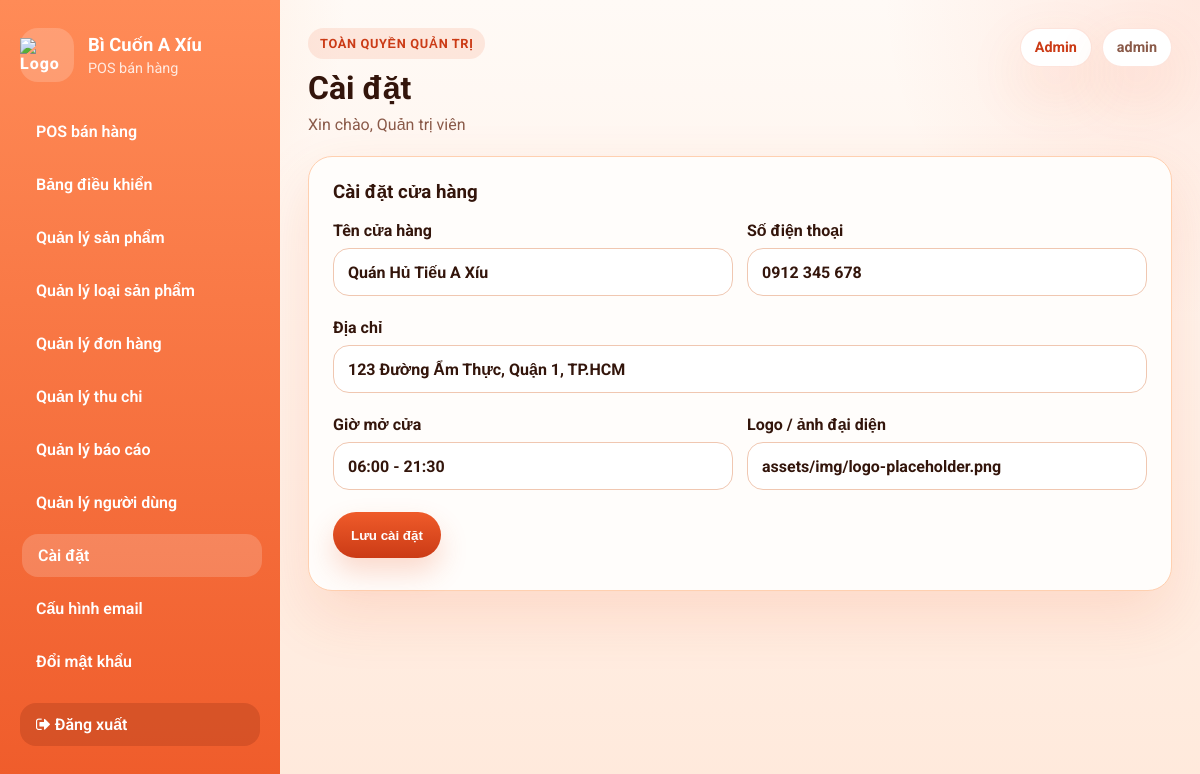
The app's page /admin/settings.php (signed in), older data.
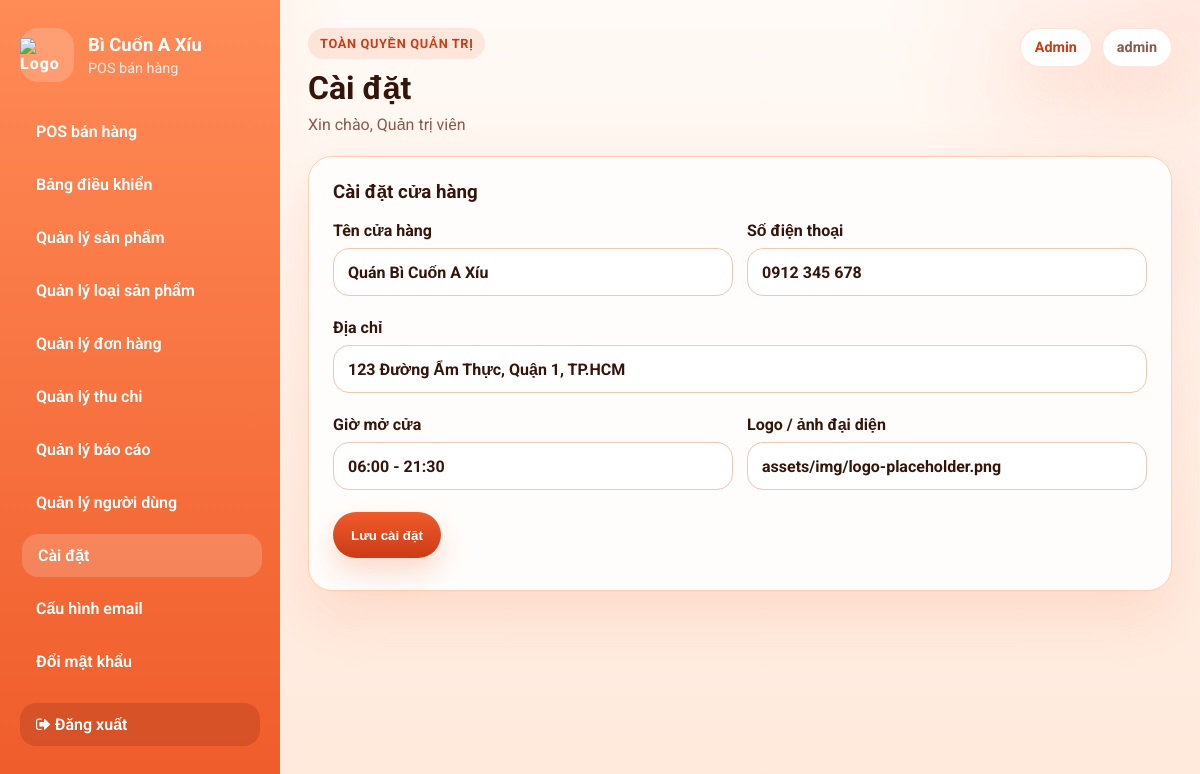
The same page, newer data.
### tables this page shows
CREATE TABLE settings (
  id INT AUTO_INCREMENT PRIMARY KEY,
  shop_name VARCHAR(150) NOT NULL,
  phone VARCHAR(50) NOT NULL,
  address VARCHAR(255) NOT NULL,
  open_hours VARCHAR(100) NOT NULL,
  logo_url VARCHAR(255) DEFAULT NULL
);

### admin/config.php (called while the page is built, shortened)
<?php
require_once __DIR__ . '/../config/db.php';
require_once __DIR__ . '/../config/helpers.php';
function adminNormalizeRole($role)
{
    $role = strtolower(trim((string) $role));
    return $role === ADMIN_ROLE ? ADMIN_ROLE : STAFF_ROLE;
}
function adminUserName()
{
    return (string) ($_SESSION['username'] ?? $_SESSION['admin_username'] ?? '');
}
function adminFullName()
{
    return (string) ($_SESSION['full_name'] ?? $_SESSION['admin_full_name'] ?? '');
}
function adminRole()
{
    return adminNormalizeRole($_SESSION['role'] ?? $_SESSION['admin_role'] ?? '');
}
function isAdmin()
{
    return adminRole() === ADMIN_ROLE;
}
function adminH($value)
{
    if (function_exists('h')) {
        return h($value);
    }
    return htmlspecialchars((string) $value, ENT_QUOTES, 'UTF-8');
}
function adminPrepare($sql)
{
    global $conn;
    $stmt = $conn->prepare($sql);
    return $stmt;
}
function adminCurrentPage()
{
    return basename($_SERVER['PHP_SELF'] ?? '');
}

### config/helpers.php (called while the page is built, shortened)
<?php
function h($s)
{
    return htmlspecialchars((string) $s, ENT_QUOTES, 'UTF-8');
}

### admin/helpers.php (called while the page is built, shortened)
<?php
function admin_get_setting_row()
{
    return admin_fetch_one('SELECT * FROM settings WHERE id = 1 LIMIT 1');
}
function admin_bind_and_execute($stmt, $types = '', array $params = [])
{
    if (!$stmt->execute()) {
        adminAbort('Lỗi truy vấn cơ sở dữ liệu: ' . $stmt->error, 500);
    }
    return $stmt;
}
function admin_fetch_all($sql, $types = '', array $params = [])
{
    $stmt = adminPrepare($sql);
    admin_bind_and_execute($stmt, $types, $params);
    $result = $stmt->get_result();
    $rows = $result ? $result->fetch_all(MYSQLI_ASSOC) : [];
    return $rows;
}
function admin_fetch_one($sql, $types = '', array $params = [])
{
    $rows = admin_fetch_all($sql, $types, $params);
    return $rows[0] ?? null;
}
function admin_role_label($role)
{
    return adminNormalizeRole($role) === ADMIN_ROLE ? 'Admin' : 'Nhân viên';
}

### admin/settings.php (the view, shortened to what this page needs)
<?php
require_once __DIR__ . '/config.php';
require_once __DIR__ . '/helpers.php';
$page_title = 'Cài đặt';
$setting = admin_get_setting_row() ?: [
    'shop_name' => 'Quán Bì Cuốn A Xíu',
    'phone' => '',
    'address' => '',
    'open_hours' => '',
    'logo_url' => '',
];
include __DIR__ . '/layout/header.php';
?>
<div class="panel">
    <div class="panel-header">
        <h3>Cài đặt cửa hàng</h3>
    </div>
    <form method="post" class="form-card">
        <div class="field">
            <label for="shop_name">Tên cửa hàng</label>
            <input id="shop_name" type="text" name="shop_name" value="<?= adminH($setting['shop_name']) ?>" required>
        </div>
        <div class="field">
            <label for="phone">Số điện thoại</label>
            <input id="phone" type="text" name="phone" value="<?= adminH($setting['phone']) ?>">
        </div>
        <div class="field field--full">
            <label for="address">Địa chỉ</label>
            <input id="address" type="text" name="address" value="<?= adminH($setting['address']) ?>">
        </div>
        <div class="field">
            <label for="open_hours">Giờ mở cửa</label>
            <input id="open_hours" type="text" name="open_hours" value="<?= adminH($setting['open_hours']) ?>" placeholder="06:00 - 21:30">
        </div>
        <div class="field">
            <label for="logo_url">Logo / ảnh đại diện</label>
            <input id="logo_url" type="text" name="logo_url" value="<?= adminH($setting['logo_url']) ?>" placeholder="assets/img/logo-placeholder.png">
        </div>
        <div class="field field--full">
            <button type="submit" class="button">Lưu cài đặt</button>
        </div>
    </form>
</div>
<?php include __DIR__ . '/layout/footer.php'; ?>

### admin/layout/header.php (shortened to what this page needs)
<?php
require_once __DIR__ . '/../config.php';
require_once __DIR__ . '/../helpers.php';
$pageTitle = $page_title ?? 'Quản trị bán hàng';
$currentPage = adminCurrentPage();
$menuItems = [
  ['href' => 'pos.php', 'label' => 'POS bán hàng', 'roles' => [ADMIN_ROLE, STAFF_ROLE]],
  ['href' => 'dashboard.php', 'label' => 'Bảng điều khiển', 'roles' => [ADMIN_ROLE]],
  ['href' => 'products.php', 'label' => 'Quản lý sản phẩm', 'roles' => [ADMIN_ROLE]],
  ['href' => 'categories.php', 'label' => 'Quản lý loại sản phẩm', 'roles' => [ADMIN_ROLE]],
  ['href' => 'orders.php', 'label' => 'Quản lý đơn hàng', 'roles' => [ADMIN_ROLE]],
  ['href' => 'transactions.php', 'label' => 'Quản lý thu chi', 'roles' => [ADMIN_ROLE]],
  ['href' => 'report.php', 'label' => 'Quản lý báo cáo', 'roles' => [ADMIN_ROLE]],
  ['href' => 'users.php', 'label' => 'Quản lý người dùng', 'roles' => [ADMIN_ROLE]],
  ['href' => 'settings.php', 'label' => 'Cài đặt', 'roles' => [ADMIN_ROLE]],
  ['href' => 'mail_settings.php', 'label' => 'Cấu hình email', 'roles' => [ADMIN_ROLE]],
];
?>
<!DOCTYPE html>
<html lang="vi">
<head>
  <link rel="stylesheet" href="assets/admin.css">
  <link rel="stylesheet" href="https://maxcdn.bootstrapcdn.com/font-awesome/4.7.0/css/font-awesome.min.css"
>
</head>
<body>
  <div class="admin-shell">
    <aside class="admin-sidebar">
      <div class="brand-block">
        <div class="brand-logo">
          <img src="../assets/img/logo-axiu.png" alt="Logo">
        </div>
        <div>
          <strong>Bì Cuốn A Xíu</strong>
          <div class="brand-sub">POS bán hàng</div>
        </div>
      </div>
      <nav class="sidebar-menu">
        <?php foreach ($menuItems as $item): ?>
          <a class="sidebar-link <?= $currentPage === $item['href'] ? 'active' : '' ?>"
            href="<?= adminH($item['href']) ?>">
            <?= adminH($item['label']) ?>
          </a>
        <?php endforeach; ?>
        <a class="sidebar-link <?= $currentPage === 'change_password.php' ? 'active' : '' ?>"
          href="change_password.php">Đổi mật khẩu</a>
        <a class="sidebar-link logout" href="logout.php">
          <i class="fa fa-sign-out"></i> Đăng xuất
        </a>
      </nav>
    </aside>
    <main class="admin-content">
      <header class="admin-header">
        <div>
          <span class="page-tag"><?= isAdmin() ? 'Toàn quyền quản trị' : 'Quầy bán hàng' ?></span>
          <h1><?= adminH($pageTitle) ?></h1>
          <div class="helper-text">Xin chào, <?= adminH(adminFullName() ?: adminUserName() ?: 'Nhân viên') ?>
          </div>
        </div>
        <div class="header-meta">
          <span class="meta-pill"><?= adminH(admin_role_label(adminRole())) ?></span>
          <span class="meta-pill meta-pill--light"><?= adminH(adminUserName()) ?></span>
        </div>
      </header>
      <section class="page-body">

### admin/layout/footer.php (shortened to what this page needs)
        </section>
    </main>
</div>
</body>
</html>

### admin/assets/admin.css (style rules this page uses)
:root { --bg: #fff8f3; --surface: #fffdfb; --surface-soft: #fff1e6; --surface-strong: #ffe0c8; --border: #ffd0b0; --text: #33150b; --muted: #8a5a49; --primary: #ef5b2a; --primary-dark: #cb3b16; --accent: #ff915f; --danger: #d93d2c; --success: #2f8c55; --shadow: 0 24px 60px rgba(239, 91, 42, 0.14); }
* { box-sizing: border-box; }
html { font-size: 16px; }
body { margin: 0; color: var(--text); font-family: 'Roboto', sans-serif; background: radial-gradient(circle at top left, rgba(255, 180, 126, 0.34), transparent 24%), radial-gradient(circle at top right, rgba(255, 104, 61, 0.12), transparent 22%), linear-gradient(180deg, #fffaf6 0%, #ffe9db 100%); }
a { color: inherit; }
img { display: block; max-width: 100%; }
.admin-shell { display: grid; grid-template-columns: 280px minmax(0, 1fr); min-height: 100vh; }
.admin-sidebar { padding: 28px 20px; background: linear-gradient(180deg, #ff8b57 0%, #ef5b2a 100%); color: #fff; position: sticky; top: 0; height: 100vh; overflow-y: auto; }
.brand-block { display: flex; align-items: center; gap: 14px; margin-bottom: 28px; }
.brand-logo { width: 54px; height: 54px; border-radius: 18px; background: rgba(255, 255, 255, 0.18); display: grid; place-items: center; font-weight: 800; letter-spacing: 1px; }
.brand-block strong { display: block; font-size: 1.15rem; }
.brand-sub { margin-top: 4px; color: rgba(255, 255, 255, 0.82); font-size: 0.9rem; }
.sidebar-menu { display: grid; gap: 10px; }
.sidebar-link { display: block; padding: 12px 16px; border-radius: 16px; color: #fff; text-decoration: none; font-weight: 600; transition: background 0.2s ease, transform 0.2s ease; }
.sidebar-link:hover, .sidebar-link.active { background: rgba(255, 255, 255, 0.18); transform: translateX(2px); }
.sidebar-link.logout { margin-top: 10px; background: rgba(82, 18, 4, 0.16); }
.admin-content { padding: 28px; }
.admin-header { display: flex; justify-content: space-between; gap: 16px; align-items: flex-start; margin-bottom: 22px; }
.page-tag { display: inline-flex; align-items: center; gap: 8px; margin-bottom: 10px; padding: 8px 12px; border-radius: 999px; background: rgba(239, 91, 42, 0.12); color: var(--primary-dark); font-size: 0.8rem; font-weight: 700; text-transform: uppercase; letter-spacing: 0.05em; }
.admin-header h1 { margin: 0; font-size: 2rem; }
.helper-text { margin-top: 8px; color: var(--muted); }
.header-meta { display: flex; flex-wrap: wrap; justify-content: flex-end; gap: 10px; }
.meta-pill { display: inline-flex; align-items: center; padding: 10px 14px; border-radius: 999px; background: #fff; color: var(--primary-dark); border: 1px solid rgba(239, 91, 42, 0.16); box-shadow: var(--shadow); font-size: 0.9rem; font-weight: 700; }
.meta-pill--light { color: var(--muted); }
.page-body { display: grid; gap: 22px; }
.panel, .card { background: var(--surface); border: 1px solid var(--border); border-radius: 24px; box-shadow: var(--shadow); }
.panel { padding: 24px; }
.panel-header, .section-head { display: flex; justify-content: space-between; gap: 12px; align-items: center; margin-bottom: 18px; }
.panel-header h2, .panel-header h3, .section-head h3, .section-head h4, .card h2, .card h3, .card h4 { margin: 0; }
.button { appearance: none; border: none; display: inline-flex; align-items: center; justify-content: center; gap: 8px; min-height: 46px; padding: 12px 18px; border-radius: 999px; background: linear-gradient(180deg, var(--primary) 0%, var(--primary-dark) 100%); color: #fff; text-decoration: none; font-weight: 700; cursor: pointer; box-shadow: 0 14px 28px rgba(239, 91, 42, 0.22); }
.form-inline, .filters-grid, .form-card { display: grid; gap: 14px; }
.form-card { grid-template-columns: repeat(2, minmax(0, 1fr)); }
.field { display: block; margin-bottom: 8px; font-weight: 700; }
.form-card label, .field label { display: block; margin-bottom: 8px; font-weight: 700; }
.field--full { grid-column: 1 / -1; }
input, select, textarea { width: 100%; min-height: 48px; padding: 12px 14px; border-radius: 16px; border: 1px solid #f0c7b1; background: #fff; color: var(--text); font: inherit; }

Row changes from the older to the newer data that the page shows:
changed settings "123 Đường Ẩm Thực, Quận 1, TP.HCM": shop_name "Quán Hủ Tiếu A Xíu" → "Quán Bì Cuốn A Xíu"
